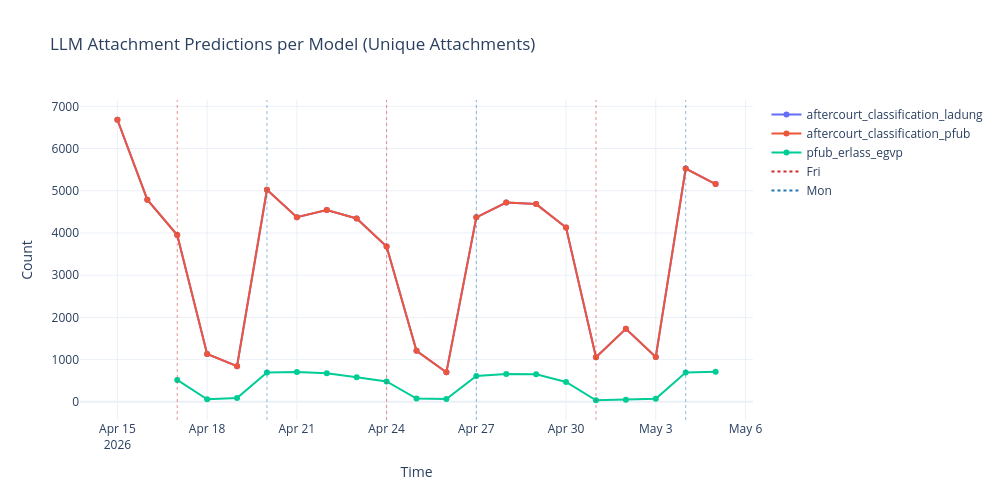

Source (notebook cell):
### Code cell
plot_time_series(df, title="LLM Attachment Predictions per Model (Unique Attachments)", ylabel="Count")

### Figure 1 — Plotly figure (JSON) as saved in the notebook; plotly's stock layout.template omitted (floating-point values rounded to 4 significant figures)
{"data": [{"hovertemplate": "Metric=aftercourt_classification_ladung<br>Time=%{x}<br>Count=%{y}<extra></extra>", "legendgroup": "aftercourt_classification_ladung", "line": {"color": "#636efa", "dash": "solid"}, "marker": {"symbol": "circle"}, "mode": "lines+markers", "name": "aftercourt_classification_ladung", "orientation": "v", "showlegend": true, "type": "scatter", "x": ["2026-04-15T00:00:00.000000000", "2026-04-16T00:00:00.000000000", "2026-04-17T00:00:00.000000000", "2026-04-18T00:00:00.000000000", "2026-04-19T00:00:00.000000000", "2026-04-20T00:00:00.000000000", "2026-04-21T00:00:00.000000000", "2026-04-22T00:00:00.000000000", "2026-04-23T00:00:00.000000000", "2026-04-24T00:00:00.000000000", "2026-04-25T00:00:00.000000000", "2026-04-26T00:00:00.000000000", "2026-04-27T00:00:00.000000000", "2026-04-28T00:00:00.000000000", "2026-04-29T00:00:00.000000000", "2026-04-30T00:00:00.000000000", "2026-05-01T00:00:00.000000000", "2026-05-02T00:00:00.000000000", "2026-05-03T00:00:00.000000000", "2026-05-04T00:00:00.000000000", "2026-05-05T00:00:00.000000000"], "xaxis": "x", "y": [6682, 4789, 3950, 1134, 845, 5023, 4375, 4544, 4343, 3680, 1208, 699, 4371, 4720, 4684, 4131, 1055, 1729, 1064, 5525, 5159], "yaxis": "y"}, {"hovertemplate": "Metric=aftercourt_classification_pfub<br>Time=%{x}<br>Count=%{y}<extra></extra>", "legendgroup": "aftercourt_classification_pfub", "line": {"color": "#EF553B", "dash": "solid"}, "marker": {"symbol": "circle"}, "mode": "lines+markers", "name": "aftercourt_classification_pfub", "orientation": "v", "showlegend": true, "type": "scatter", "x": ["2026-04-15T00:00:00.000000000", "2026-04-16T00:00:00.000000000", "2026-04-17T00:00:00.000000000", "2026-04-18T00:00:00.000000000", "2026-04-19T00:00:00.000000000", "2026-04-20T00:00:00.000000000", "2026-04-21T00:00:00.000000000", "2026-04-22T00:00:00.000000000", "2026-04-23T00:00:00.000000000", "2026-04-24T00:00:00.000000000", "2026-04-25T00:00:00.000000000", "2026-04-26T00:00:00.000000000", "2026-04-27T00:00:00.000000000", "2026-04-28T00:00:00.000000000", "2026-04-29T00:00:00.000000000", "2026-04-30T00:00:00.000000000", "2026-05-01T00:00:00.000000000", "2026-05-02T00:00:00.000000000", "2026-05-03T00:00:00.000000000", "2026-05-04T00:00:00.000000000", "2026-05-05T00:00:00.000000000"], "xaxis": "x", "y": [6682, 4789, 3950, 1134, 845, 5023, 4375, 4544, 4343, 3680, 1208, 699, 4371, 4720, 4684, 4131, 1055, 1729, 1064, 5525, 5159], "yaxis": "y"}, {"hovertemplate": "Metric=pfub_erlass_egvp<br>Time=%{x}<br>Count=%{y}<extra></extra>", "legendgroup": "pfub_erlass_egvp", "line": {"color": "#00cc96", "dash": "solid"}, "marker": {"symbol": "circle"}, "mode": "lines+markers", "name": "pfub_erlass_egvp", "orientation": "v", "showlegend": true, "type": "scatter", "x": ["2026-04-17T00:00:00.000000000", "2026-04-18T00:00:00.000000000", "2026-04-19T00:00:00.000000000", "2026-04-20T00:00:00.000000000", "2026-04-21T00:00:00.000000000", "2026-04-22T00:00:00.000000000", "2026-04-23T00:00:00.000000000", "2026-04-24T00:00:00.000000000", "2026-04-25T00:00:00.000000000", "2026-04-26T00:00:00.000000000", "2026-04-27T00:00:00.000000000", "2026-04-28T00:00:00.000000000", "2026-04-29T00:00:00.000000000", "2026-04-30T00:00:00.000000000", "2026-05-01T00:00:00.000000000", "2026-05-02T00:00:00.000000000", "2026-05-03T00:00:00.000000000", "2026-05-04T00:00:00.000000000", "2026-05-05T00:00:00.000000000"], "xaxis": "x", "y": [520, 60, 92, 697, 710, 679, 581, 482, 77, 68, 612, 658, 651, 472, 38, 51, 73, 696, 716], "yaxis": "y"}, {"hoverinfo": "skip", "line": {"color": "#d62728", "dash": "dot"}, "mode": "lines", "name": "Fri", "showlegend": true, "type": "scatter", "x": ["2026-04-17T00:00:00"], "y": [null]}, {"hoverinfo": "skip", "line": {"color": "#1f77b4", "dash": "dot"}, "mode": "lines", "name": "Mon", "showlegend": true, "type": "scatter", "x": ["2026-04-20T00:00:00"], "y": [null]}], "layout": {"height": 500, "hovermode": "x unified", "legend": {"title": {"text": ""}, "tracegroupgap": 0}, "shapes": [{"line": {"color": "#d62728", "dash": "dot", "width": 1}, "opacity": 0.5, "type": "line", "x0": "2026-04-17T00:00:00", "x1": "2026-04-17T00:00:00", "xref": "x", "y0": 0, "y1": 1, "yref": "y domain"}, {"line": {"color": "#1f77b4", "dash": "dot", "width": 1}, "opacity": 0.5, "type": "line", "x0": "2026-04-20T00:00:00", "x1": "2026-04-20T00:00:00", "xref": "x", "y0": 0, "y1": 1, "yref": "y domain"}, {"line": {"color": "#d62728", "dash": "dot", "width": 1}, "opacity": 0.5, "type": "line", "x0": "2026-04-24T00:00:00", "x1": "2026-04-24T00:00:00", "xref": "x", "y0": 0, "y1": 1, "yref": "y domain"}, {"line": {"color": "#1f77b4", "dash": "dot", "width": 1}, "opacity": 0.5, "type": "line", "x0": "2026-04-27T00:00:00", "x1": "2026-04-27T00:00:00", "xref": "x", "y0": 0, "y1": 1, "yref": "y domain"}, {"line": {"color": "#d62728", "dash": "dot", "width": 1}, "opacity": 0.5, "type": "line", "x0": "2026-05-01T00:00:00", "x1": "2026-05-01T00:00:00", "xref": "x", "y0": 0, "y1": 1, "yref": "y domain"}, {"line": {"color": "#1f77b4", "dash": "dot", "width": 1}, "opacity": 0.5, "type": "line", "x0": "2026-05-04T00:00:00", "x1": "2026-05-04T00:00:00", "xref": "x", "y0": 0, "y1": 1, "yref": "y domain"}], "title": {"text": "LLM Attachment Predictions per Model (Unique Attachments)"}, "width": 1000, "xaxis": {"anchor": "y", "domain": [0, 1], "title": {"text": "Time"}}, "yaxis": {"anchor": "x", "domain": [0, 1], "title": {"text": "Count"}}}}
